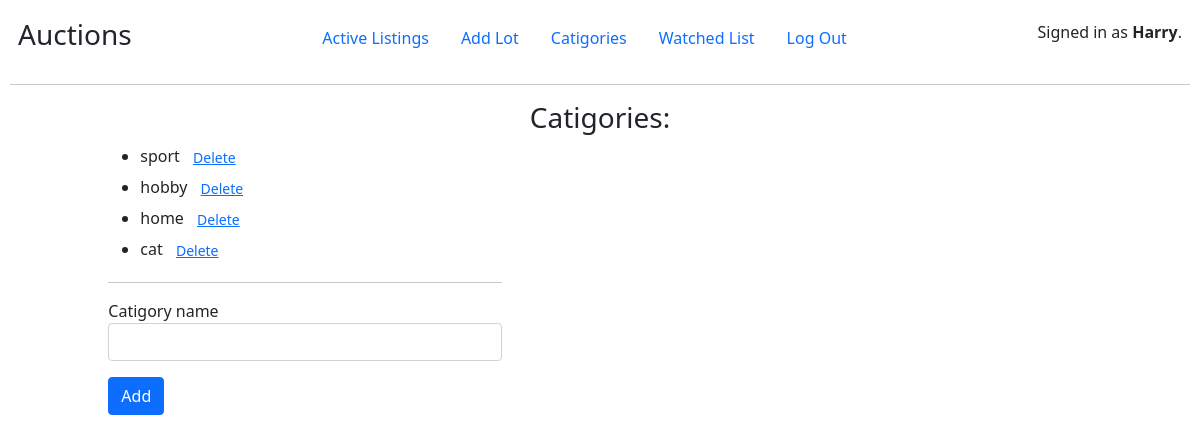
The page /catigories (signed in) on the database its author committed.
### auctions/models.py (models this page shows)
class User(AbstractUser):
    pass

class Catigory(models.Model):
    catigory_name = models.CharField(max_length=64, unique=True)
    def __str__(self):
        return self.catigory_name

### auctions/views.py (the view)
# urls.py: path('catigories', catigory_list, name='catigories_list_url'),
@login_required(login_url='login')
def catigory_list(request):
    catigories = Catigory.objects.all()
    if request.method == 'POST':
        bound_form = CatigoryForm(request.POST)
        if bound_form.is_valid():
            bound_form.save()
            return redirect('catigories_list_url')
        else:
            return render(request, 'auctions/catigories_list.html', {"form": bound_form, "catigories": catigories})
    else:
        form = CatigoryForm()
        return render(request, 'auctions/catigories_list.html', {"form" : form, "catigories": catigories})

### auctions/forms.py
class CatigoryForm(forms.ModelForm):
    class Meta:
        model = Catigory
        fields = ['catigory_name']
        widgets = {
            'catigory_name': forms.TextInput(attrs={"class":"form-control"})
        }

### auctions/templates/auctions/catigories_list.html (shortened to what this page needs)
{% extends "auctions/layout.html" %}
{% block body %}
<h3 class="col-md-4 offset-md-4 text-center">Catigories:</h3>
<div class="col-md-4 offset-md-1">
    <ul>
        {% for catigory in catigories %}
            <li>
                    {{catigory}}
                    <form style="display:inline;" action="{% url 'catigory_delete_url' catigory_id=catigory.id %}" method="post">
                        <button class="btn btn-link btn-sm" type="submit">Delete</button>
                    </form>
            </li>
        {% empty %}
                <h2> No Catigory </h2>
        {% endfor%}
    </ul>
    <hr>
    <form action="{% url 'catigories_list_url'%}" method="post">
        <div class="mb-3">
            {{form.catigory_name.label}}
          {{form.catigory_name}}
        </div>
        <button type="submit" class="btn btn-primary">Add</button>
    </form>
</div>
{% endblock %}

### auctions/templates/auctions/layout.html (shortened to what this page needs)
{% load static %}
<!DOCTYPE html>
<html lang="en">
    <head>
        <link href="https://cdn.jsdelivr.net/npm/bootstrap@5.1.3/dist/css/bootstrap.min.css" rel="stylesheet">
        <link href="{% static 'auctions/styles.css' %}" rel="stylesheet">
    </head>
    <body>
        <div class="d-flex justify-content-between">
            <div class="p-2 bd-highlight">
                <span class="align-bottom"><h3>Auctions</h3></span>
            </div>
            <div class="p-2 bd-highlight">
                <ul class="nav">
                    <li class="nav-item">
                        <a class="nav-link" href="{% url 'index' %}">Active Listings</a>
                    </li>
                    {% if user.is_authenticated %}
                        <li class="nav-item">
                            <a class="nav-link" href="{% url 'lot_add_url' %}">Add Lot</a>
                        </li>
                        <li class="nav-item">
                            <a class="nav-link" href="{% url 'catigories_list_url' %}">Catigories</a>
                        </li>
                        <li class="nav-item">
                            <a class="nav-link" href="{% url 'index' %}">Watched List</a>
                        </li>
                        <li class="nav-item">
                            <a class="nav-link" href="{% url 'logout' %}">Log Out</a>
                        </li>
                    {% endif %}
                </ul>
            </div>
            <div class="p-2 bd-highlight">
                {% if user.is_authenticated %}
                    <span class="align-middle">Signed in as <strong>{{ user.username }}</strong>.</span>
                {% else %}
                    Not signed in.
            {% endif %}
            </div>
          </div>
        <hr>
        {% block body %}
        {% endblock %}
    </body>
</html>

### auctions/static/auctions/styles.css (style rules this page uses)
body { padding: 10px; }

### rows shown on the page
User: username "Harry"
Catigory: catigory_name "sport"
Catigory: catigory_name "hobby"
Catigory: catigory_name "home"
Catigory: catigory_name "cat"
